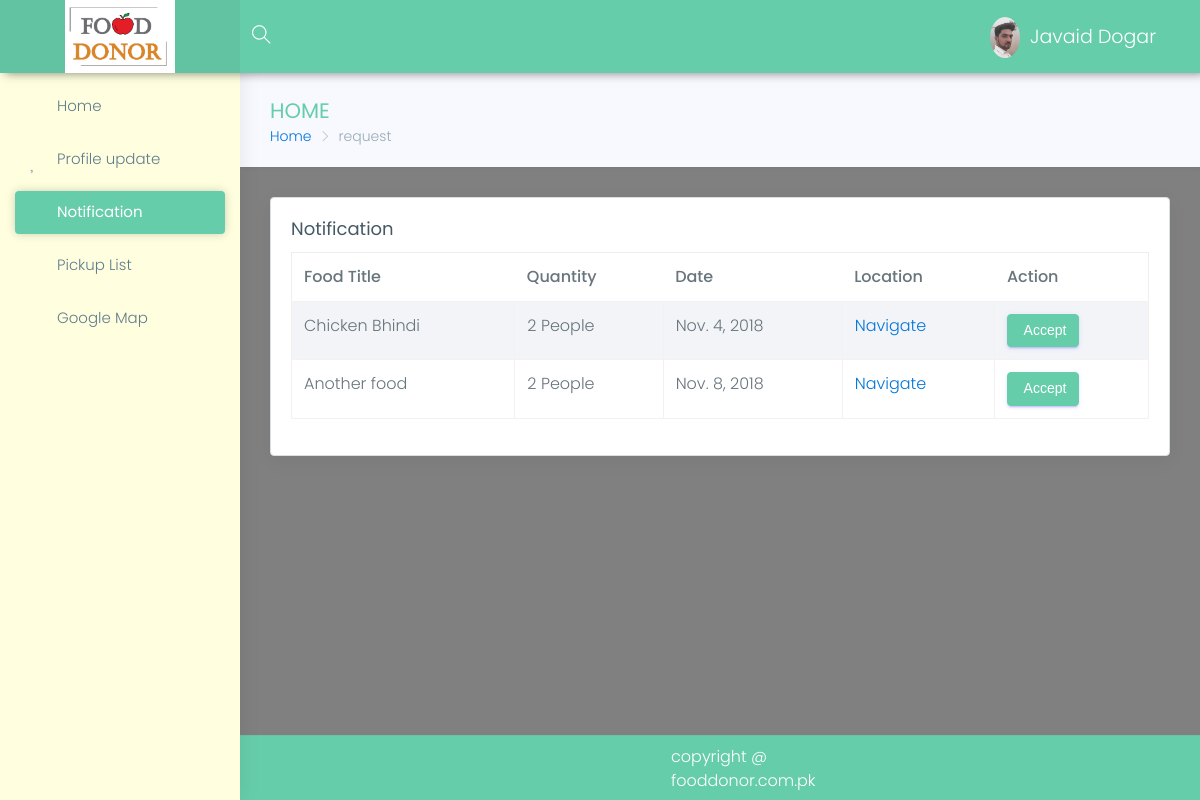
/volunteer/request (signed in), run on an earlier commit of the app's database.
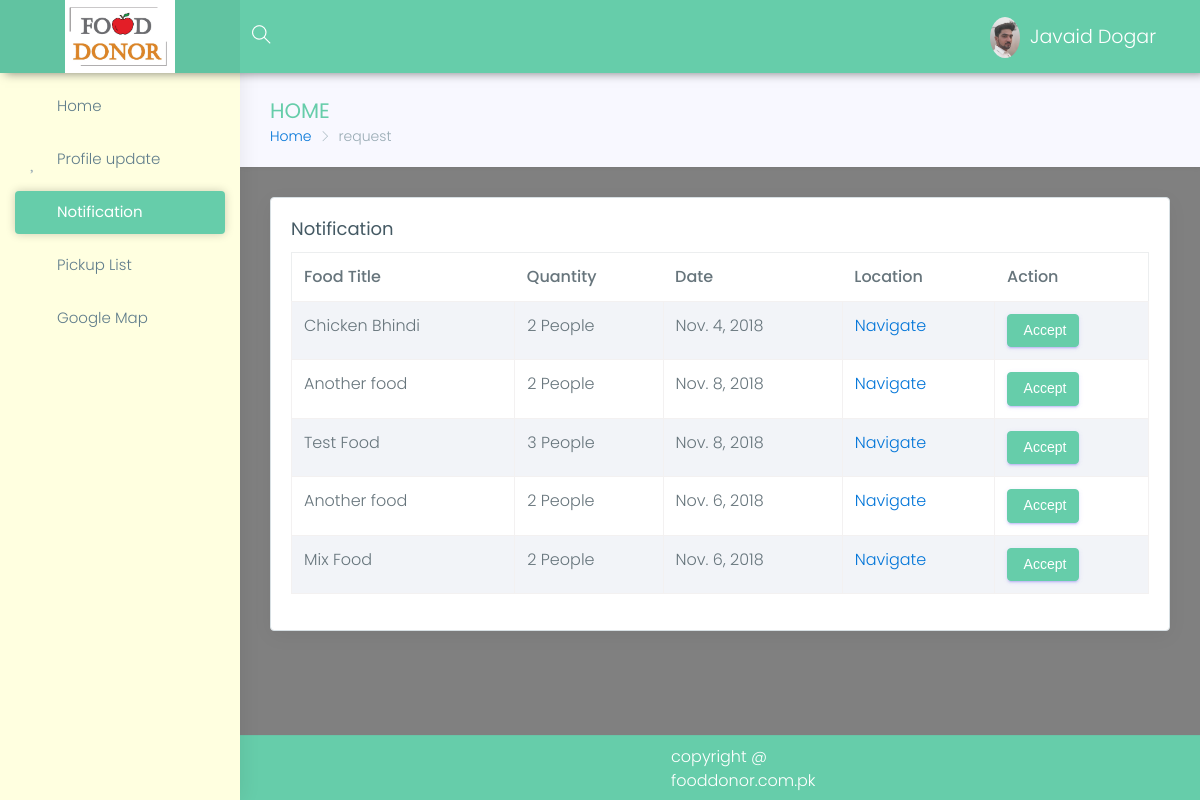
And on a later commit of the database.
### donor/models.py (models this page shows, shortened)
class Food(models.Model):
    donor=models.ManyToManyField(Donor)
    food_title=models.CharField(max_length=15,null=False,blank=False,)
    food_type = models.CharField(max_length=15, null=False, blank=False, choices=food_types)
    quantity=models.IntegerField(blank=False)
    delivered_at = models.CharField(max_length=50, default="NAN")
    preparation_date=models.DateField(blank=True,default=now())
    post_date = models.DateField(blank=True, default=now())
    status=models.CharField(choices=choices,max_length=10,default='New Entry')
    location=models.CharField(max_length=200,blank=True,null=True)
    image=models.ImageField(blank=True,null=True)
    volunteer=models.ForeignKey(Volenteer,on_delete=models.SET_NULL,null=True)

### volunteer/views.py (the view)
def request(request):
    volunteer=Volenteer.objects.get(user=request.user)
    foods=Food.objects.filter(status='New Entry').exclude(volunteer__isnull=False)
    return render(request, 'volunteer/request.html',{'foods':foods,'volunteer':volunteer})

### templates/volunteer/request.html (shortened to what this page needs)
{% extends 'panel-base.html' %}
{% block sidebar %}
            {% include 'volunteer/sidebar.html' %}
        {% endblock %}
{% block bradcrump %}
    <div class="row page-titles">
                    <div class="col-md-5 col-8 align-self-center">
                        <h3 class="text-themecolor">HOME</h3>
                        <ol class="breadcrumb">
                            <li class="breadcrumb-item"><a href="{% url 'volunteer-index' %}">Home</a></li>
                            <li class="breadcrumb-item active">request</li>
                        </ol>
                    </div>
                </div>
{% endblock %}
{% block main %}
                <div class="row">
                    <div class="col-lg-12">
                        <div class="card">
                            <div class="card-block">
                                <h4 class="card-title">Notification</h4>
                                <div class="table-responsive">
                                    <table class="table table-hover table-striped table-bordered">
                                        <thead>
                                            <tr>
                                                <th>Food Title</th>
                                                <th>Quantity</th>
                                                <th>Date</th>
                                                <th>Location</th>
                                                <th>Action</th>
                                            </tr>
                                        </thead>
                                        <tbody>
                                        {% for food in foods %}
                                            <tr>
                                                <td>{{ food.food_title }}</td>
                                                <td>{{ food.quantity }} People</td>
                                                <td>{{ food.post_date }}</td>
                                                <td>
                                                    <a href="{% url 'volunteer-map' %}">Navigate</a>
                                                </td>
                                                <td>
                                                    <button onclick="acceptFun({{ food.id }})" data-toggle="modal" data-target="#acceptModal" class="btn btn-primary"> Accept</button>
                                                </td>
                                            </tr>
                                        {% endfor %}
                                        </tbody>
                                    </table>
                                </div>
                            </div>
                        </div>
                    </div>
                </div>
{% endblock %}

What changed in the data, as far as the page shows it:
added Food: food_title "Test Food", quantity "3", post_date "Nov. 8, 2018"
added Food: food_title "Another food", quantity "2", post_date "Nov. 6, 2018"
added Food: food_title "Mix Food", quantity "2", post_date "Nov. 6, 2018"
